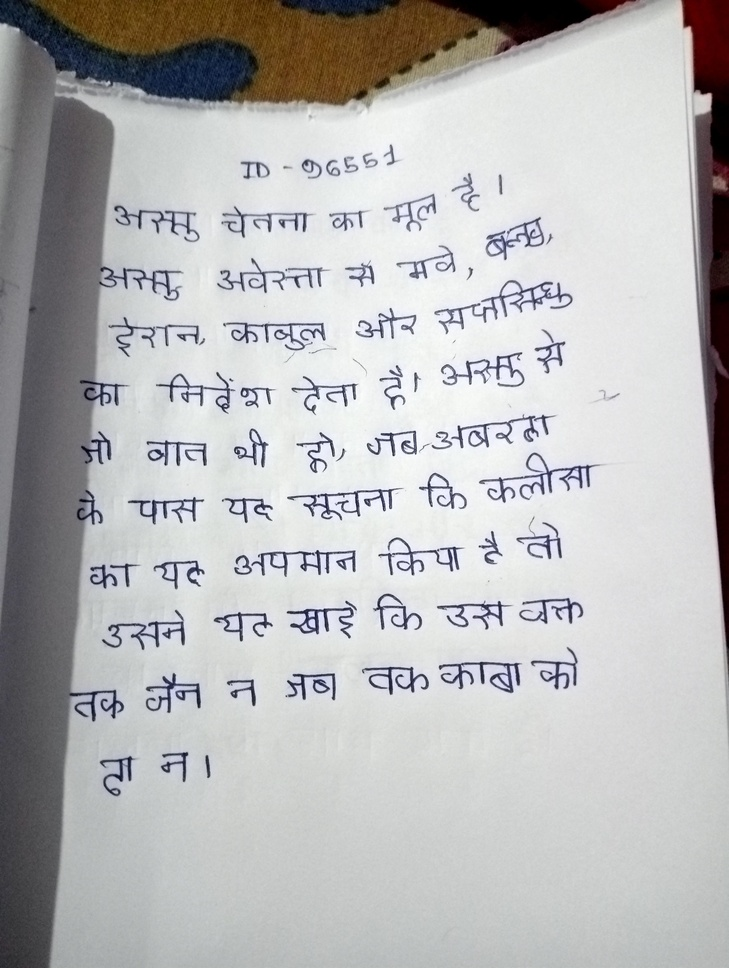
#> input picture ocr_seg/images/shadow_side.jpg, 729 x 968 px, shrunk from 3072 x 4080 before the run
$ python dynamic_kernel.py
#> lines starting #> are read from the running program, lines starting #| are printed output that depends on the picture; after the words box and inside, x2 and y2 are one past the last pixel; in counts of white or black regions, pixels touching at a corner belong together
import cv2
import numpy as np

def oddize(x):
    x = int(round(x))
    if x <= 1:
        return 3
    return x if x % 2 == 1 else x + 1

def compute_band_kernel_sizes(stats, centroids, img_h,
                              num_bands,
                              area_thresh,
                              scale_factor,
                              min_k, max_k,
                              density_shrink_coeff):
    comp_heights = []
    comp_centroids_y = []
    n = stats.shape[0]
    for i in range(1, n):
        area = stats[i, cv2.CC_STAT_AREA]
        if area < area_thresh:
            continue
        h = stats[i, cv2.CC_STAT_HEIGHT]
        cy = centroids[i][1]
        comp_heights.append(h)
        comp_centroids_y.append(cy)

    if len(comp_heights) == 0:
        return [oddize(min(max(min_k, 5), max_k))] * num_bands

    comp_heights = np.array(comp_heights)
    comp_centroids_y = np.array(comp_centroids_y)

    band_kernel_sizes = []
    band_h = img_h / num_bands
    global_med = np.median(comp_heights)
    densities = []

    for b in range(num_bands):
        y0 = b * band_h
        y1 = (b + 1) * band_h
        mask = (comp_centroids_y >= y0) & (comp_centroids_y < y1)
        n_in_band = int(mask.sum())

        if n_in_band >= 2:
            med_h = np.median(comp_heights[mask])
            density = n_in_band / band_h
        else:
            med_h = global_med
            density = 0.0

        densities.append(density)
        k = float(med_h) * scale_factor
        shrink_scale = 1.0 / (1.0 + density_shrink_coeff * density * 50.0)
        k = k * shrink_scale
        k = max(min_k, min(k, max_k))
        k = oddize(k)
        band_kernel_sizes.append(k)

    smoothed = []
    for i in range(num_bands):
        w_sum, k_sum = 0, 0
        for j in range(max(0, i - 2), min(num_bands, i + 3)):
            w = densities[j] + 0.2
            k_sum += w * band_kernel_sizes[j]
            w_sum += w
        smoothed.append(oddize(k_sum / w_sum))

    return smoothed


def dynamic_closing_by_bands(gray_img, band_kernel_sizes, overlap=0.30):
    h, w = gray_img.shape[:2]
    num_bands = len(band_kernel_sizes)
    band_h = h / num_bands
    out = np.zeros_like(gray_img)

    for b in range(num_bands):
        ksize = int(band_kernel_sizes[b])
        local_overlap = overlap + 0.15 * (ksize / max(band_kernel_sizes))
        start = int(round(max(0, (b - local_overlap) * band_h)))
        end = int(round(min(h, (b + 1 + local_overlap) * band_h)))
        if end <= start:
            continue
        band_slice = gray_img[start:end].copy()

        k_w = oddize(max(3, ksize // 2))
        k_h = oddize(max(3, ksize))
        kernel = cv2.getStructuringElement(cv2.MORPH_ELLIPSE, (k_w, k_h))
        closed = cv2.morphologyEx(band_slice, cv2.MORPH_CLOSE, kernel)
        out[start:end] = np.maximum(out[start:end], closed)

    return out


def main():
    image_path = "images/shadow_side.jpg"
    img = cv2.imread(image_path)
#> img is the input picture: shape (968, 729, 3); mean B, G, R 184.6, 184, 184.2
    if img is None:
        raise SystemExit(f"Failed to read '{image_path}' — check file path.")

    gray = cv2.cvtColor(img, cv2.COLOR_BGR2GRAY)
    h, w = gray.shape[:2]
#> h = 968; w = 729

    num_bands = max(10, min(100, h // 20))
#> num_bands = 48

    clahe = cv2.createCLAHE(clipLimit=3.0, tileGridSize=(8, 8))
    gray_eq = clahe.apply(gray)
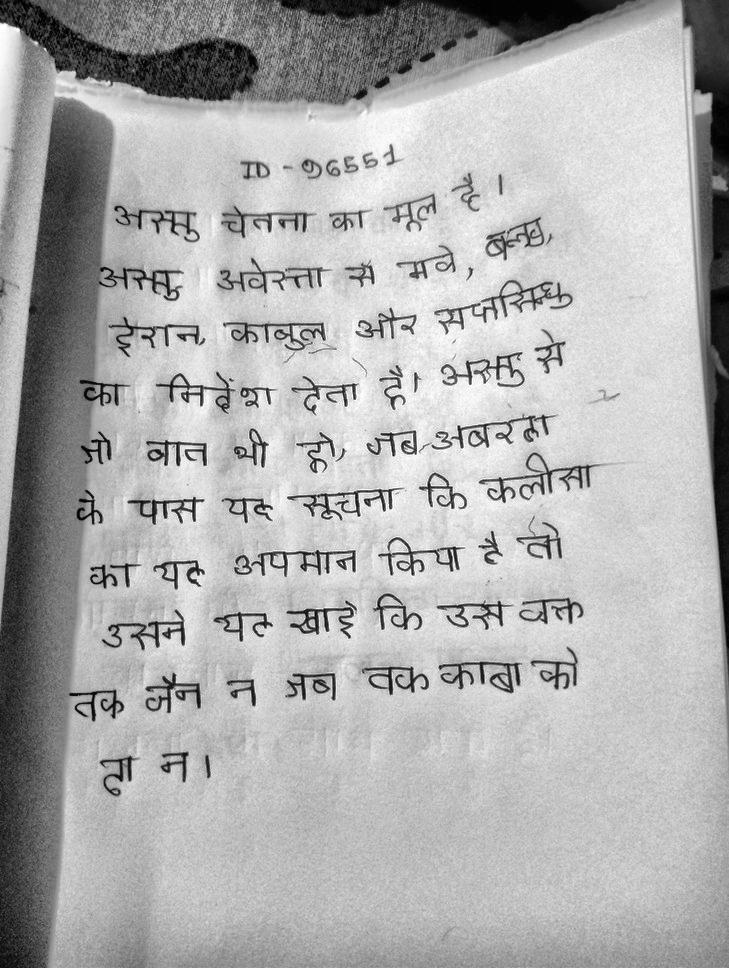
#> gray_eq: shape (968, 729); min 0, max 255, mean 174.1
    cv2.imshow("0. CLAHE", gray_eq); cv2.waitKey(0)

    kernel_init = cv2.getStructuringElement(cv2.MORPH_ELLIPSE, (25, 25))
    bg_init = cv2.morphologyEx(gray_eq, cv2.MORPH_CLOSE, kernel_init)
    diff = cv2.absdiff(gray_eq, bg_init)
    norm_img = cv2.normalize(diff, None, 0, 255, cv2.NORM_MINMAX)
    cv2.imshow("1. Shadow Removed (norm)", norm_img)
    cv2.waitKey(0)

    blurred = cv2.GaussianBlur(norm_img, (5, 5), 0)
    _, binarized = cv2.threshold(blurred, 0, 255, cv2.THRESH_BINARY + cv2.THRESH_OTSU)
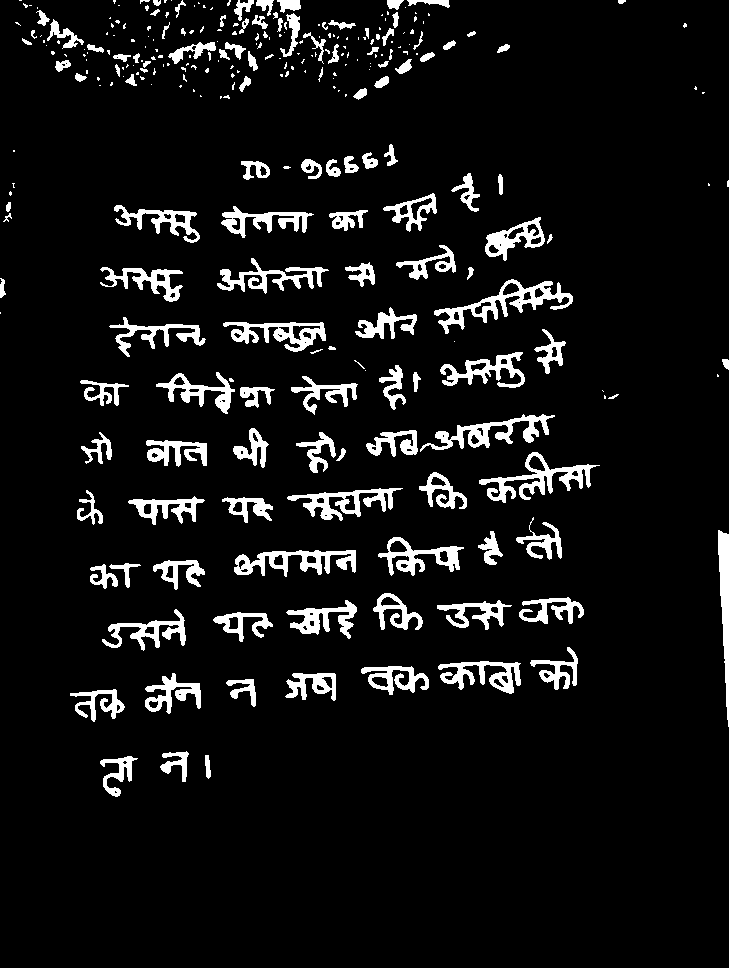
#> binarized: shape (968, 729); 7.6% white; 288 white regions (156 under 20 px), largest, box (x1, y1, x2, y2) and area: (434, 279, 573, 334) 1860, (479, 452, 600, 503) 1711, (420, 414, 555, 452) 1555
    cv2.imshow("2. Binarized (OTSU)", binarized); cv2.waitKey(0)

    small_k = cv2.getStructuringElement(cv2.MORPH_ELLIPSE, (3, 3))
    binarized = cv2.morphologyEx(binarized, cv2.MORPH_OPEN, small_k)
#> binarized: shape (968, 729); 7.4% white; 205 white regions (83 under 20 px), largest, box (x1, y1, x2, y2) and area: (434, 279, 573, 334) 1849, (479, 452, 594, 503) 1690, (234, 550, 356, 577) 1523

    num_labels, labels, stats, centroids = cv2.connectedComponentsWithStats(binarized, connectivity=8)
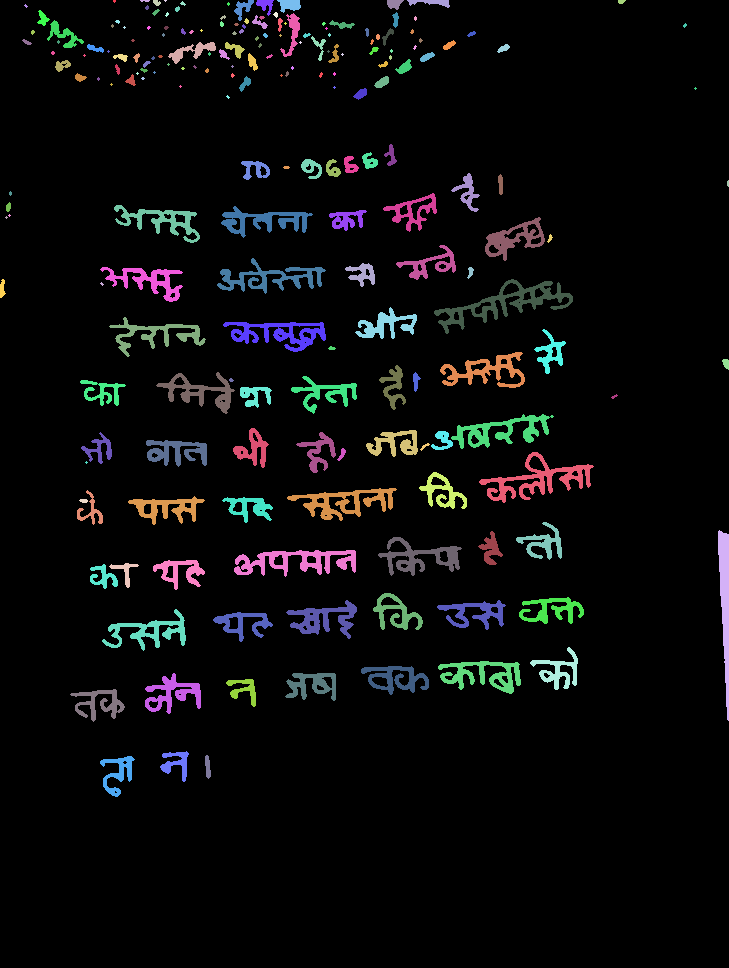
#> labels: shape (968, 729) int32; 206 distinct labels, from 0 to 205; one colour per label, 0 black
#> num_labels = 206; stats = 206 rows, first 6: [0, 0, 729, 968, 653588], [113, 0, 3, 3, 7], [140, 0, 10, 2, 16], [153, 0, 8, 6, 34], [164, 0, 3, 2, 4], [180, 1, 6, 5, 15]; centroids = 206 pairs, first value 1.88 to 727.6, second value 0.25 to 772.8


    median_area = np.median(stats[1:, cv2.CC_STAT_AREA])
#> median_area = 38
    area_thresh = max(5, median_area * 0.05)
#> area_thresh = 5


    median_height = np.median(stats[1:, cv2.CC_STAT_HEIGHT])
#> median_height = 9
    scale_factor = min(0.8, max(0.3, median_height / 50.0))
#> scale_factor = 0.3

    density_shrink_coeff = 0.6
    min_k = max(3, median_height // 10)
#> min_k = 3
    max_k = max(31, median_height * 3)
#> max_k = 31
    overlap = 0.30
    min_area_keep = max(500, median_area * 0.5)
#> min_area_keep = 500


    band_k = compute_band_kernel_sizes(stats, centroids, binarized.shape[0],
                                      num_bands=num_bands,
                                      area_thresh=area_thresh,
                                      scale_factor=scale_factor,
                                      min_k=min_k, max_k=max_k,
                                      density_shrink_coeff=density_shrink_coeff)
#> the loop in compute_band_kernel_sizes, `for i in range(1, n):` made 205 passes
#> (area, h, cy) on passes 3, 6, 7: (34, 6, 2.29), (177, 21, 7.71), (144, 16, 4.6)
#> after the loop in compute_band_kernel_sizes, `for i in range(1, n):`: comp_centroids_y = 204 values, max 772.8 at index 203, min 0.375 at index 1, mean 196.7; comp_heights = 204 values, max 191 at index 182, min 2 at index 1, mean 16.13
#> in compute_band_kernel_sizes, `global_med = np.median(comp_heights)`: global_med = 9
#> the loop in compute_band_kernel_sizes, `for b in range(num_bands):` made 48 passes
#> (n_in_band, med_h, density, shrink_scale) on passes 1, 2, 3, 4, 5, 8, 9, 10, 11, 12, 14, 15: (22, 5.5, 1.09, 0.0296), (37, 5, 1.83, 0.0178), (29, 5, 1.44, 0.0227), (24, 5, 1.19, 0.0272), (8, 3.5, 0.397, 0.0775), (2, 19.5, 0.0992, 0.252), (5, 18, 0.248, 0.119), (4, 14, 0.198, 0.144), (7, 21, 0.347, 0.0876), (2, 26.5, 0.0992, 0.252), (5, 35, 0.248, 0.119), (2, 11.5, 0.0992, 0.252)
#> (n_in_band, med_h) on passes 6, 7, 13, 16, 21, 24: (0, 9), (0, 9), (0, 9), (1, 9), (0, 9), (1, 9)


    print("All band kernel sizes:", band_k)
#| All band kernel sizes: [3, 3, 3, 3, 3, 3, 3, 3, 3, 3, 3, 3, 3, 3, 3, 3, 3, 3, 3, 3, 3, 3, 3, 3, 3, 3, 3, 3, 3, 3, 3, 3, 3, 3, 3, 3, 3, 3, 3, 3, 3, 3, 3, 3, 3, 3, 3, 3]


    closed_dynamic = dynamic_closing_by_bands(binarized, band_k, overlap=overlap)
#> after the loop in dynamic_closing_by_bands, `for b in range(num_bands):`: band_slice: shape (29, 729); every value is 0
#> after the loop in dynamic_closing_by_bands, `for b in range(num_bands):`: out: shape (968, 729); 7.6% white; 197 white regions (76 under 20 px), largest, box (x1, y1, x2, y2) and area: (434, 279, 573, 334) 1881, (479, 452, 594, 503) 1747, (420, 414, 554, 451) 1565
    cv2.imshow("3. Dynamic Closing (by bands)", closed_dynamic); cv2.waitKey(0)

    num_labels2, labels2, stats2, centroids2 = cv2.connectedComponentsWithStats(closed_dynamic, connectivity=8)
#> labels2: shape (968, 729) int32; 198 distinct labels, from 0 to 197
    refined = closed_dynamic.copy()
    for i in range(1, num_labels2):
        if stats2[i, cv2.CC_STAT_AREA] < min_area_keep:
            refined[labels2 == i] = 0
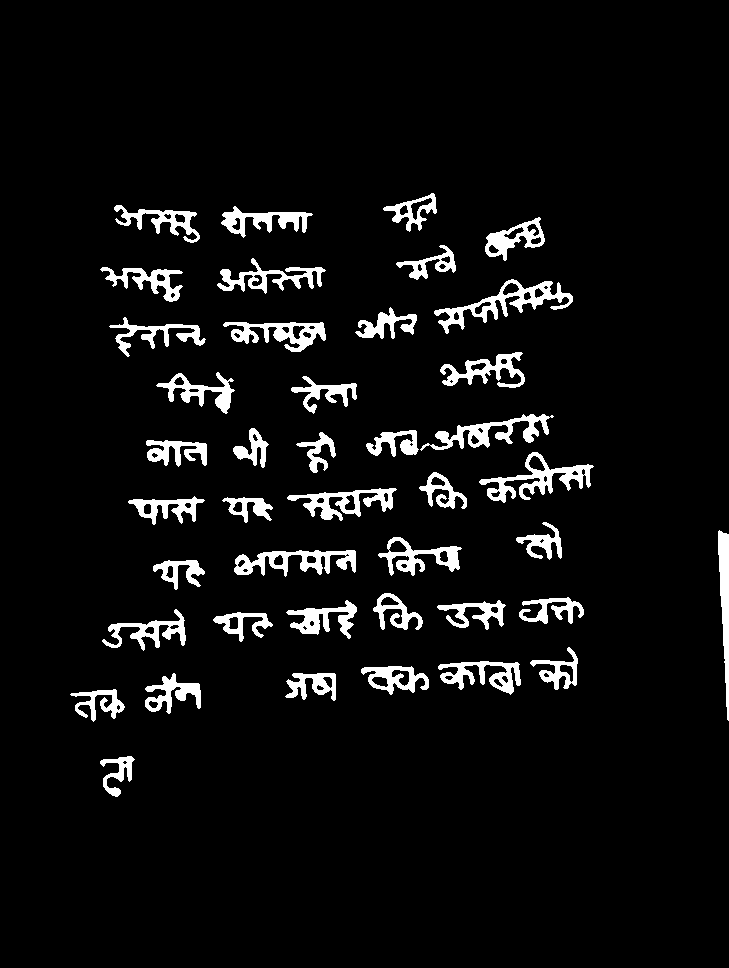
#> refined: shape (968, 729); 5.8% white; 42 white regions, largest, box (x1, y1, x2, y2) and area: (434, 279, 573, 334) 1881, (479, 452, 594, 503) 1747, (420, 414, 554, 451) 1565
    cv2.imshow("4. Filtered Large Components", refined); cv2.waitKey(0)

    output = cv2.cvtColor(refined, cv2.COLOR_GRAY2BGR)
    word_id = 0
    for i in range(1, num_labels2):
        x, y, w, h, area = stats2[i]
        if area >= min_area_keep:
            cv2.rectangle(output, (x, y), (x + w, y + h), (0, 255, 0), 2)
            word_id += 1
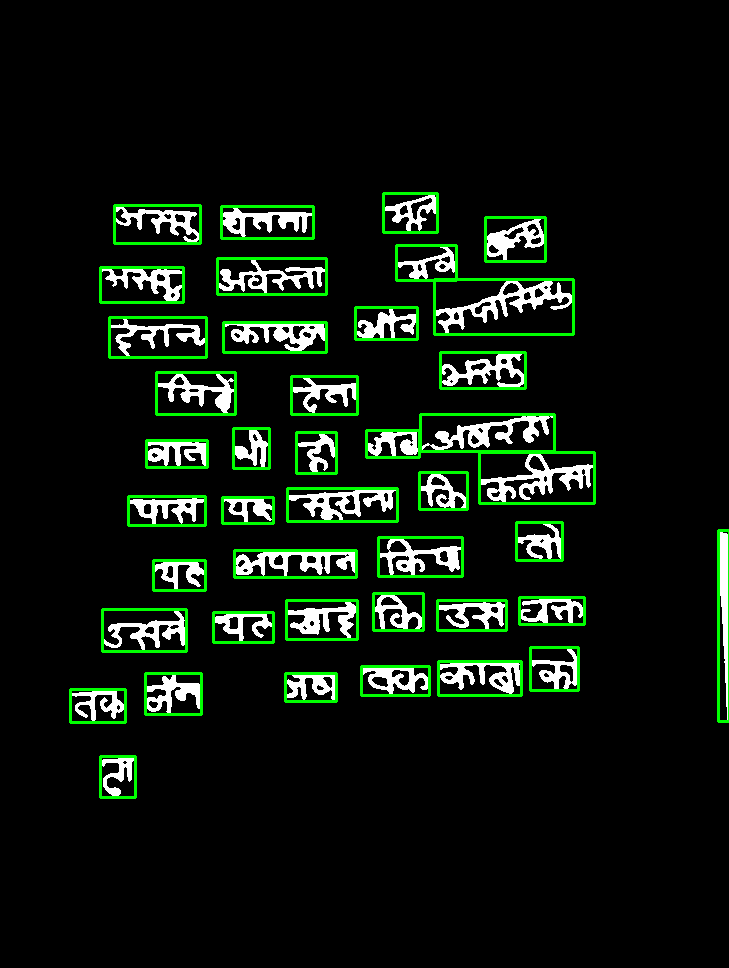
#> output: shape (968, 729, 3); mean B, G, R 14.2, 24, 14.2
    print("Word/region count (kept):", word_id)
#| Word/region count (kept): 42
    cv2.imshow("Word Boxes (Connected Components)", output); cv2.waitKey(0)

    finalimg = img.copy()
    word_id=0
    for i in range(1, num_labels2):
        x, y, w, h, area = stats2[i]
        if area >= min_area_keep:
            cv2.rectangle(finalimg, (x, y), (x + w, y + h), (0, 255, 0), 2)
            word_id += 1
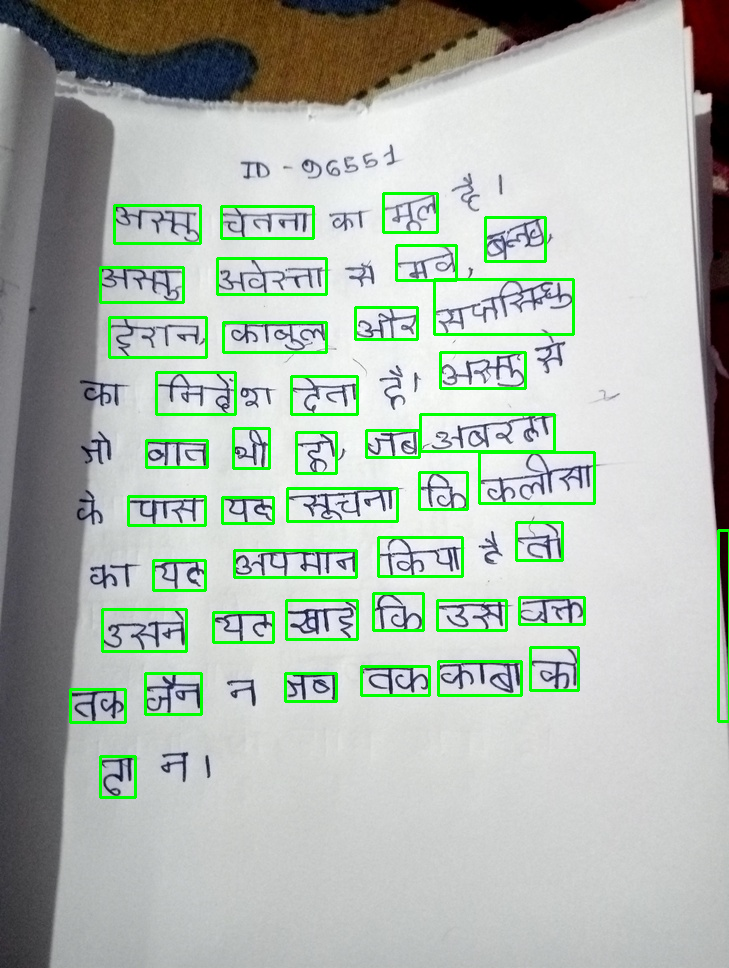
#> finalimg: shape (968, 729, 3); 3.86% of pixels changed, all inside (x1, y1, x2, y2) = (69, 192, 729, 799)
    cv2.imshow("Final Word Boxes", finalimg)
    cv2.waitKey(0)

    cv2.destroyAllWindows()

if __name__ == "__main__":
    main()
